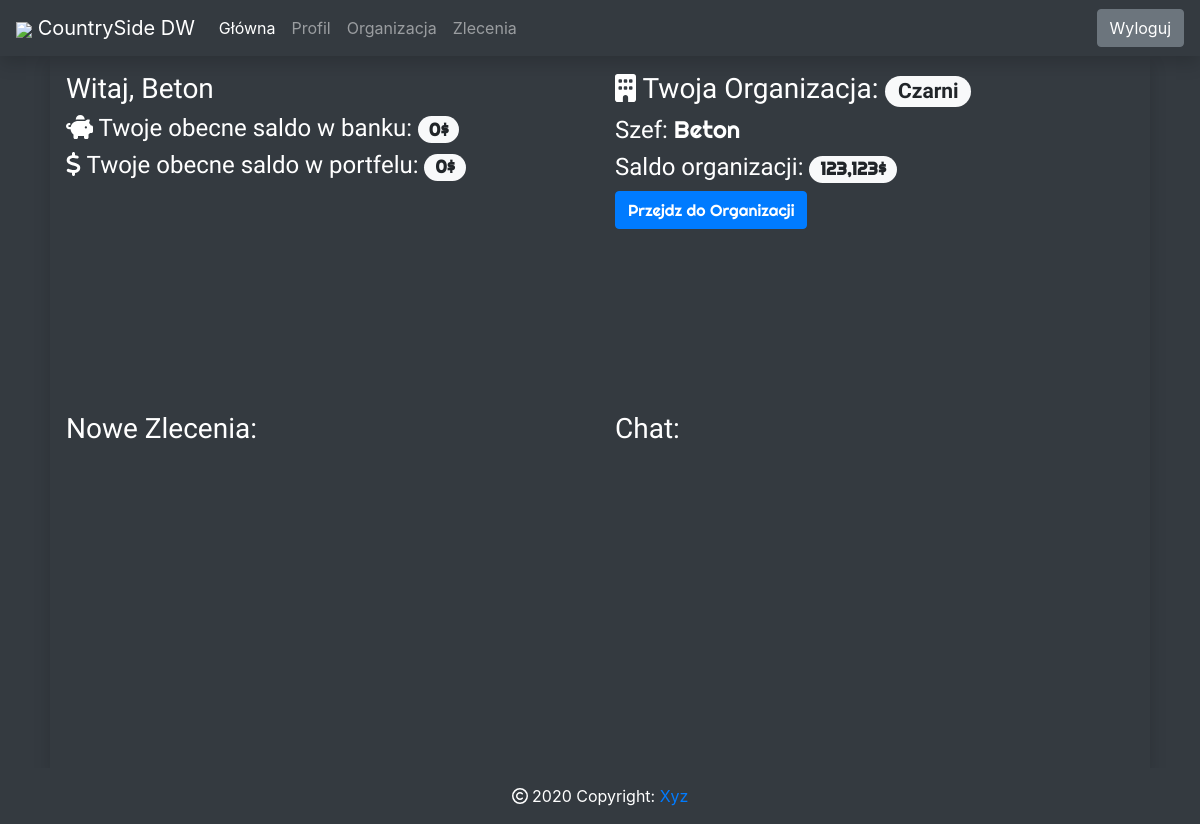
Before: /status/ (signed in) with the older database file.
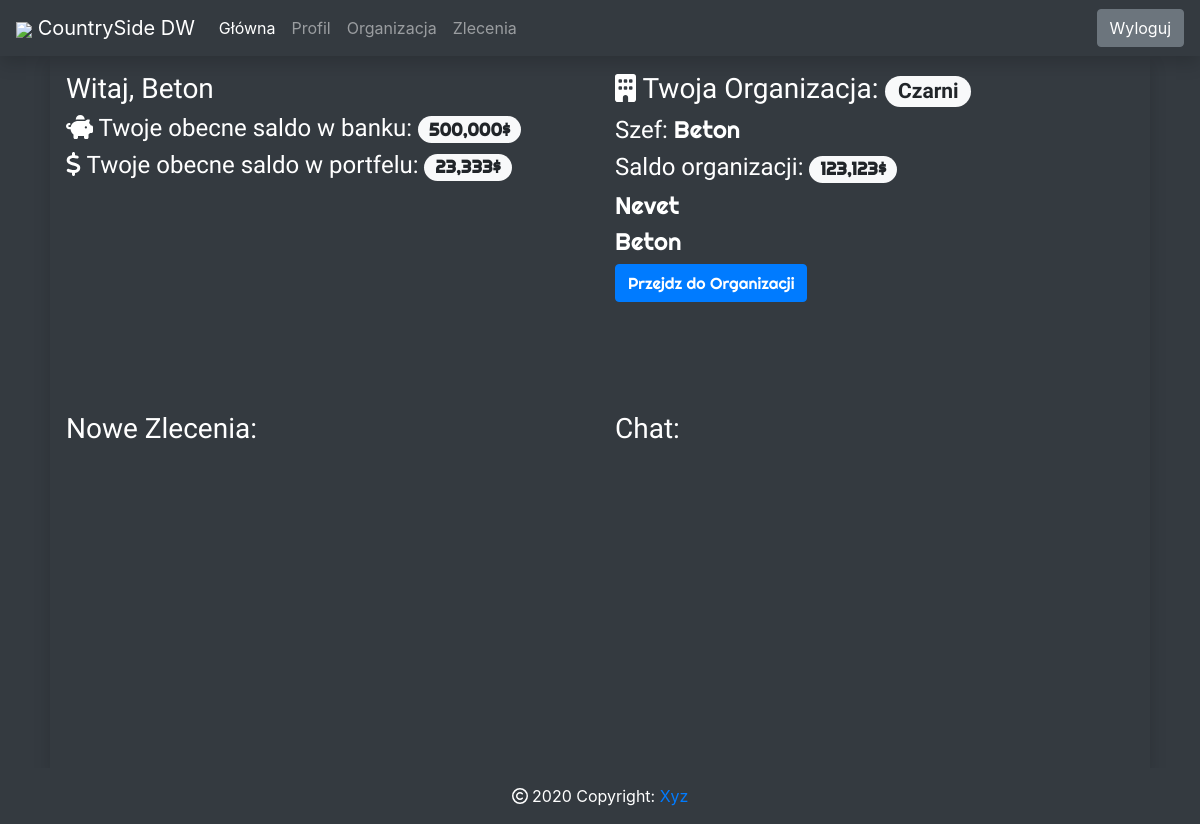
After: the same page with the newer database file.
### main/models.py (models this page shows)
class Players(models.Model):
    nickname = models.OneToOneField(User, on_delete=models.CASCADE)
    money_bank = models.IntegerField(default=0)
    money_portfel = models.IntegerField(default=0)
    organization_status = models.BooleanField(default=False)
    organization = models.ForeignKey('Organizations', on_delete=models.CASCADE, blank=True, null=True)
    created = models.DateField(auto_now=False, auto_now_add=True)
    def __str__(self):
        return str(self.nickname)

class Organizations(models.Model):
    boss = models.OneToOneField(Players, on_delete=models.CASCADE, blank=True, null=True)
    organization_name = models.CharField(max_length=50, unique=True)
    money = models.IntegerField()
    activated = models.BooleanField(default=False)
    created = models.DateField(auto_now=False, auto_now_add=True)
    def __str__(self):
        return str(self.organization_name)

### main/views.py (the view)
# urls.py: path('status/', status, name="status"),
def status(request):
    try:
        player = Players(nickname = request.user , money = 0)
        player.save()
    except:
        pass
    try:
        player = Players.objects.get(nickname=request.user)
    except:
        player = None
    template = 'status.html'
    context = {"player":player,}
    return render(request, template, context)

### templates/status.html (shortened to what this page needs)
{% extends 'extends/base_logged.html' %}
{% block content %}
{% load static %}
{% load humanize %}
<div class="container-fluid bg-dark w-100 content">
    <div class="row" style="min-height:100%;">
        <div class="col-sm-11 mx-auto shadow p-3">
            <div class="row" style="min-height:100%;">
            <div class="col-sm-6 ">
                <div class="col-content">
                    <h3>Witaj, {{ player.nickname|capfirst }}</h3>
                    <h4> <i class="fas fa-piggy-bank"></i> Twoje obecne saldo w banku: <span class="badge badge-pill badge-light righteous">{{ player.money_bank|intcomma }}$</span> </h4>
                    <h4> <i class="fas fa-dollar-sign"></i> Twoje obecne saldo w portfelu: <span class="badge badge-pill badge-light righteous">{{ player.money_portfel|intcomma }}$</span> </h4>
                </div>
            </div>
            <div class="col-sm-6 ">
                <div class="col-content">
                    <h3>
                        {% if player.organization_status == True %}
                        <i class="fas fa-building"></i>
                         Twoja Organizacja:
                            <span class="badge badge-pill badge-light">
                                {{ player.organization|capfirst }}
                            </span>
                        <h4> Szef: <span class="righteous">{{ player.organization.boss|capfirst }}</span> </h4>
                        <h4>Saldo organizacji: <span class="badge badge-pill badge-light righteous">{{ player.organization.money|intcomma }}$</span> </h4>
                        {% for worker in player.organization.organizationworkers.workers.all %}
                        <h4 class="righteous"> {{ worker.nickname|capfirst }} </h4>
                        {% endfor %}
                        {% else %}
                        <h4>
                        <i class="fas fa-building"></i>
                         Nie Należysz do organizacji<br />
                        <button href="#" class="bnt btn-secondary rounded-pill border border-dark"> Wciśnij aby dołączyć </button>
                        </h4>
                        {% endif %}
                        <h4 class="text-left righteous"> <a href="#" class="btn btn-primary"> Przejdz do Organizacji </a> </h4>
                    </h3>
                </div>
            </div>
            <div class="col-sm-6 ">
                <div class="col-content">
                    <h3> Nowe Zlecenia: </h3>
                </div>
            </div>
            <div class="col-sm-6 ">
                <div class="col-content">
                <h3> Chat: </h3>
                </div>
            </div>
            </div>
        </div>
    </div>
</div>
<footer class="page-footer font-small bg-dark text-white" style="width:100vw;">
    <div class="footer-copyright text-center py-3"><i class="far fa-copyright"></i> 2020 Copyright: <a href="/status/"> Xyz </a>
    </div>
</footer>
{% endblock content %}

Changed rows visible on the page:
now on one of the page's lists (row edited): Players: nickname "Beton"
changed Players "Beton": money_bank "0" → "500,000"; money_portfel "0" → "23,333"
now on this page (row unchanged): Players: nickname "Nevet"
